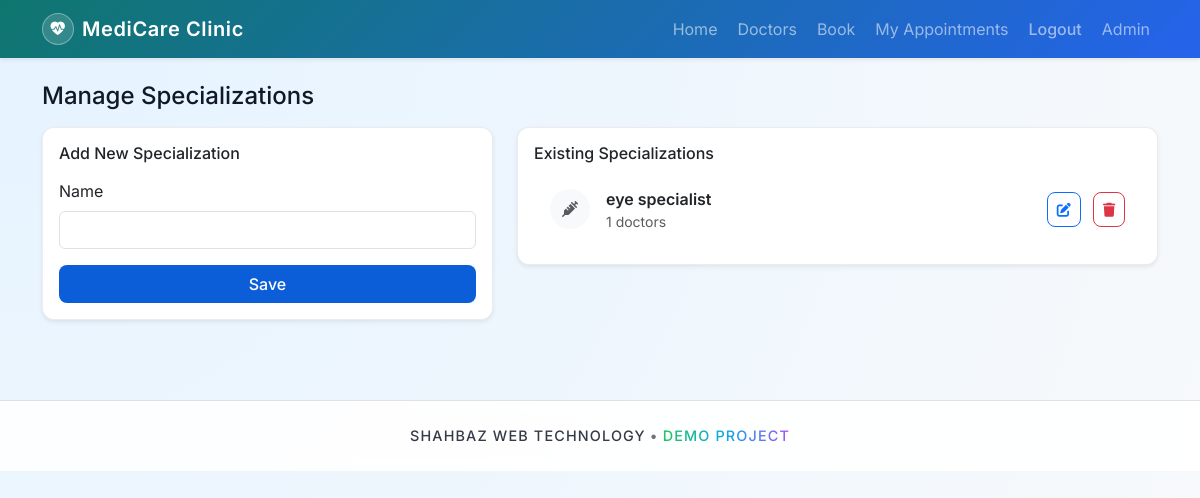
The page /panel/specializations/ (signed in) on the database as committed earlier.
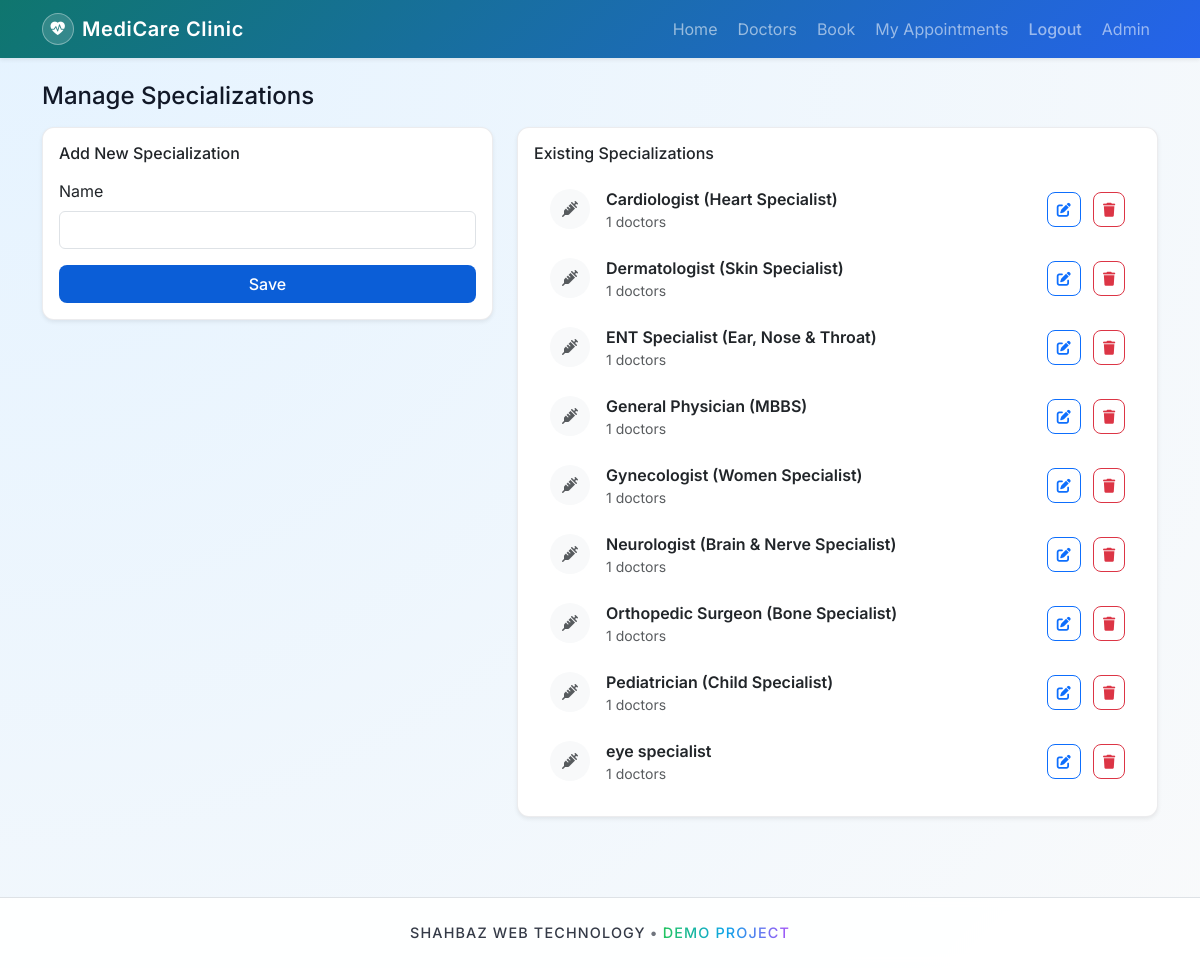
The same page on the database as committed later.
### core/models.py (models this page shows, shortened)
class Specialization(models.Model):
    name = models.CharField(max_length=100, unique=True)
    class Meta:
        ordering = ["name"]

### core/views.py (the view)
@staff_required()
def admin_specializations(request):
    form = SpecializationForm(request.POST or None)
    specializations = Specialization.objects.all()
    if request.method == "POST" and form.is_valid():
        form.save()
        messages.success(request, "Specialization saved.")
        return redirect("admin_specializations")
    return render(
        request,
        "admin/specializations.html",
        {"form": form, "specializations": specializations},
    )

### core/forms.py
class SpecializationForm(forms.ModelForm):
    class Meta:
        model = Specialization
        fields = ["name"]

### core/templatetags/form_extras.py (called while the page is built)
@register.filter
def add_class(field, css):
    existing = field.field.widget.attrs.get("class", "")
    classes = f"{existing} {css}".strip()
    attrs = {**field.field.widget.attrs, "class": classes}
    return field.as_widget(attrs=attrs)

### core/views.py (called while the page is built)
def staff_required():
    return user_passes_test(
        lambda user: user.is_staff, login_url="/admin/login/"
    )

### templates/admin/specializations.html (shortened to what this page needs)
{% extends "base.html" %}
{% load form_extras %}
{% block content %}
<h1 class="h4 mb-3">Manage Specializations</h1>
<div class="row">
    <div class="col-md-5 mb-4">
        <div class="card shadow-sm">
            <div class="card-body">
                <h2 class="h6 mb-3">Add New Specialization</h2>
                <form method="post">
                    <div class="mb-3">
                        <label class="form-label">Name</label>
                        {{ form.name|add_class:"form-control" }}
                    </div>
                    <button class="btn btn-primary w-100">Save</button>
                </form>
            </div>
        </div>
    </div>
    <div class="col-md-7 mb-4">
        <div class="card shadow-sm">
            <div class="card-body">
                <h2 class="h6 mb-3">Existing Specializations</h2>
                <ul class="list-group list-group-flush">
                    {% for spec in specializations %}
                        <li class="list-group-item d-flex justify-content-between align-items-center">
                            <div class="d-flex align-items-center gap-3">
                                <div class="rounded-circle bg-light p-2 d-flex align-items-center justify-content-center" style="width:40px;height:40px;">
                                    <i class="fa-solid fa-syringe text-muted"></i>
                                </div>
                                <div>
                                    <div class="fw-semibold">{{ spec.name }}</div>
                                    <div class="small text-muted">{{ spec.doctor_set.count }} doctors</div>
                                </div>
                            </div>
                            <div>
                                <a href="{% url 'admin_specialization_edit' spec.id %}" class="btn btn-sm btn-outline-primary me-2 edit-spec-btn" data-id="{{ spec.id }}" role="button" title="Edit"><i class="fa-solid fa-pen-to-square"></i></a>
                                <button class="btn btn-sm btn-outline-danger delete-spec-btn" data-id="{{ spec.id }}" title="Delete"><i class="fa-solid fa-trash"></i></button>
                            </div>
                        </li>
                    {% empty %}
                        <li class="list-group-item text-muted">No specializations yet.</li>
                    {% endfor %}
                </ul>
            </div>
        </div>
    </div>
</div>
{% endblock %}

### templates/base.html (shortened to what this page needs)
<!DOCTYPE html>
<html lang="en">
<head>
    <link href="https://cdn.jsdelivr.net/npm/bootstrap@5.3.3/dist/css/bootstrap.min.css" rel="stylesheet">
    <link rel="stylesheet" href="https://cdn.jsdelivr.net/npm/bootstrap-icons@1.11.3/font/bootstrap-icons.min.css">
    <link rel="stylesheet" href="https://cdnjs.cloudflare.com/ajax/libs/font-awesome/6.4.0/css/all.min.css">
    {% load static %}
    <link rel="stylesheet" href="{% static 'css/style.css' %}">
</head>
<body id="app-body" class="app-body">
    <nav class="navbar navbar-expand-lg navbar-dark bg-gradient-primary shadow-sm sticky-top animate-fade-down">
        <div class="container">
            <a class="navbar-brand d-flex align-items-center gap-2" href="{% url 'home' %}">
                <span class="brand-icon rounded-circle d-inline-flex align-items-center justify-content-center">
                    <i class="bi bi-heart-pulse-fill"></i>
                </span>
                <span class="fw-semibold">MediCare Clinic</span>
            </a>
            <div class="collapse navbar-collapse" id="mainNav">
                <ul class="navbar-nav ms-auto align-items-lg-center gap-lg-1">
                    <li class="nav-item"><a class="nav-link" href="{% url 'home' %}">Home</a></li>
                    <li class="nav-item"><a class="nav-link" href="{% url 'doctor_list' %}">Doctors</a></li>
                    <li class="nav-item"><a class="nav-link" href="{% url 'book_appointment' %}">Book</a></li>
                    {% if user.is_authenticated %}
                    <li class="nav-item"><a class="nav-link" href="{% url 'appointment_history' %}">My Appointments</a>
                    </li>
                    <li class="nav-item">
                        <form method="post" action="{% url 'logout' %}" class="d-inline">
                            <button type="submit" class="nav-link btn btn-link"
                                style="text-decoration: none; border: none; background: none;">Logout</button>
                        </form>
                    </li>
                    {% else %}
                    <li class="nav-item"><a class="nav-link" href="{% url 'login' %}">Login</a></li>
                    <li class="nav-item"><a class="nav-link" href="{% url 'signup' %}">Sign Up</a></li>
                    {% endif %}
                    {% if user.is_staff %}
                    <li class="nav-item"><a class="nav-link" href="{% url 'admin_dashboard' %}">Admin</a></li>
                    {% endif %}
                </ul>
            </div>
        </div>
    </nav>
    <main class="py-4">
        <div class="container page-container animate-fade-up">
            {% block content %}{% endblock %}
        </div>
    </main>
    <footer class="app-footer py-4 mt-auto border-top">
        <div class="container d-flex justify-content-center align-items-center">
            <div class="footer-brand">
                <span class="footer-brand-prefix">shahbaz web technology</span>
                <span class="footer-brand-dot"> • </span>
                <span class="footer-brand-main">demo project</span>
            </div>
        </div>
    </footer>
</body>
</html>

### static/css/style.css (style rules this page uses)
:root { --bg-body: radial-gradient(circle at top left, #e5f3ff, #f9fafb); --bg-card: #ffffff; --bg-card-soft: #eff6ff; --bg-navbar: linear-gradient(135deg, #0f766e, #2563eb); --border-subtle: rgba(15, 23, 42, 0.08); --text-main: #111827; --text-muted: #6b7280; --shadow-soft: 0 0.75rem 1.5rem rgba(15, 23, 42, 0.12); --primary: #0b5ed7; --accent: #20c997; --radius-lg: 12px; --radius-sm: 8px; --muted-2: rgba(15,23,42,0.6); }
body, button, input, select, textarea { font-family: 'Inter', system-ui, -apple-system, 'Segoe UI', Roboto, 'Helvetica Neue', Arial; }
body.app-body { background: var(--bg-body); min-height: 100vh; color: var(--text-main); transition: background 0.25s ease, color 0.25s ease; }
.page-container { padding-bottom: 2rem; }
.bg-gradient-primary { background: var(--bg-navbar); transition: background 0.25s ease, box-shadow 0.25s ease; }
.navbar-brand { font-weight: 700; letter-spacing: 0.03em; }
.brand-icon { width: 32px; height: 32px; background: rgba(255, 255, 255, 0.15); border: 1px solid rgba(255, 255, 255, 0.35); font-size: 0.9rem; }
.navbar-nav .nav-link { position: relative; transition: color 0.2s ease, transform 0.2s ease; }
.navbar-nav .nav-link::after { content: ""; position: absolute; left: 0; bottom: 0; width: 0; height: 2px; background-color: rgba(255, 255, 255, 0.85); transition: width 0.2s ease; }
.card { border-radius: 0.75rem; background-color: var(--bg-card); border-color: var(--border-subtle); transition: transform 0.2s ease, box-shadow 0.2s ease, background-color 0.25s ease, border-color 0.25s ease; }
.card.shadow-sm, .card.shadow { box-shadow: 0 0.25rem 0.8rem rgba(15, 23, 42, 0.08); }
.btn { border-radius: 999px; font-weight: 500; transition: transform 0.15s ease, box-shadow 0.15s ease, background-color 0.15s ease, border-color 0.15s ease; }
.animate-fade-up { animation: fadeUp 0.45s ease-out; }
.animate-fade-down { animation: fadeDown 0.45s ease-out; }
.btn-primary { background: var(--primary); border: none; padding: .45rem .8rem; border-radius: 8px; }
.btn-outline-primary { border-radius: 8px; }
.app-footer { backdrop-filter: blur(6px); background-color: rgba(255, 255, 255, 0.9); border-top: 1px solid var(--border-subtle); }
.footer-brand { font-size: 0.9rem; font-weight: 500; letter-spacing: 0.08em; text-transform: uppercase; color: var(--text-main); display: inline-flex; align-items: center; gap: 0.25rem; }
.list-group-item { border: 0; border-radius: 0.6rem; margin-bottom: 0.5rem; }
.btn-outline-primary { border-radius: 8px; padding: .35rem .55rem; }
.btn-outline-danger { border-radius: 8px; padding: .35rem .55rem; }
.footer-brand-prefix { opacity: 0.85; }
.footer-brand-main { background: linear-gradient(90deg, #22c55e, #0ea5e9, #a855f7); -webkit-background-clip: text; background-clip: text; color: transparent; animation: footerPulse 3s ease-in-out infinite; }
.footer-brand-dot { opacity: 0.6; }

Rows that differ between the two databases and show on the page:
added Specialization: name "Cardiologist (Heart Specialist)", doctor_set.count "1"
added Specialization: name "Dermatologist (Skin Specialist)", doctor_set.count "1"
added Specialization: name "ENT Specialist (Ear, Nose & Throat)", doctor_set.count "1"
added Specialization: name "General Physician (MBBS)", doctor_set.count "1"
added Specialization: name "Gynecologist (Women Specialist)", doctor_set.count "1"
added Specialization: name "Neurologist (Brain & Nerve Specialist)", doctor_set.count "1"
added Specialization: name "Orthopedic Surgeon (Bone Specialist)", doctor_set.count "1"
added Specialization: name "Pediatrician (Child Specialist)", doctor_set.count "1"
